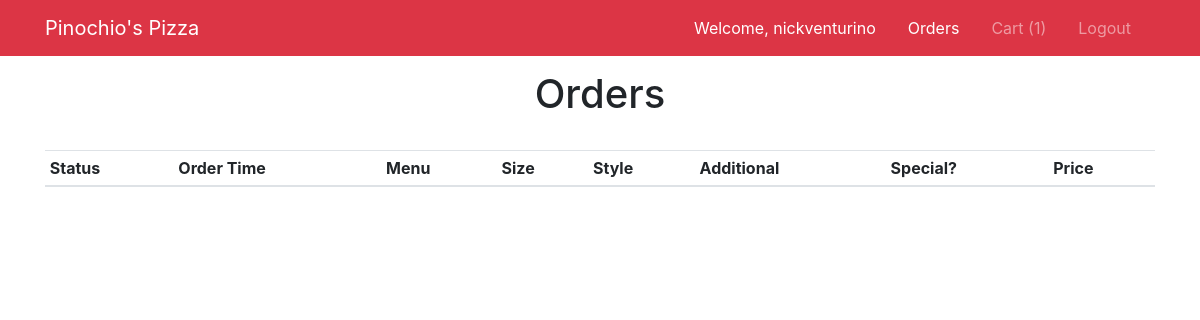
/cart/checkout (signed in), run on an earlier commit of the app's database.
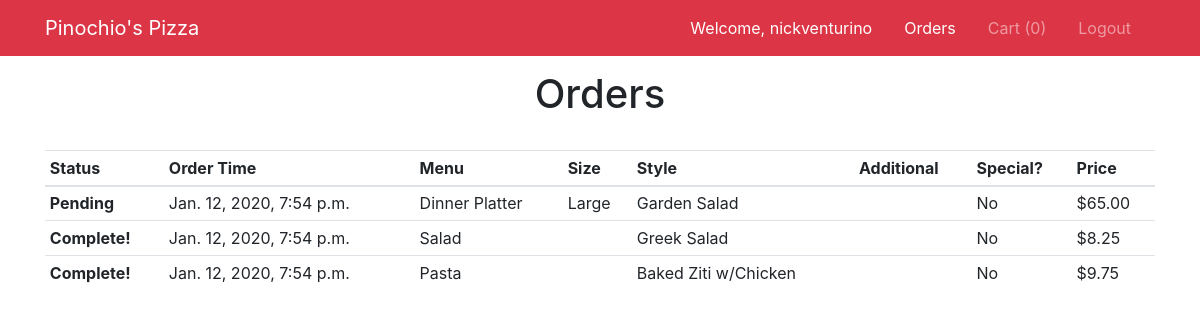
And on a later commit of the database.
### cart/models.py (models this page shows)
class OrderItem(models.Model):
    CHOICES = (
        ('Pending', 'Pending'),
        ('Complete', 'Complete'),
    )
    menu = models.CharField(max_length=16)
    size = models.CharField(max_length=16)
    style = models.CharField(max_length=64)
    additional = models.CharField(max_length=255)
    is_special = models.BooleanField(default=False)
    price = models.DecimalField(max_digits=5, default=0.00, decimal_places=2)
    user_id = models.IntegerField()
    created_at = models.DateTimeField(default=datetime.now, blank=True)
    is_complete = models.BooleanField(default=False)
    class Meta:
        ordering = ['created_at']

### cart/views.py (the view)
# urls.py: path("checkout", views.checkout, name="checkout"),
def checkout(request):
    if request.method == "POST":
        cart_items = get_cart_items(request)
        for item in cart_items:
            menu = item.menu
            size = item.size
            style = item.style
            additional = item.additional
            is_special = item.is_special
            price = item.price
            user_id = item.user_id
            order = OrderItem(menu=menu, size=size, style=style, additional=additional, is_special=is_special, price=price, user_id=user_id)
            order.save()
            item.delete()
        all_order_items = OrderItem.objects.order_by('is_complete', 'created_at')
        user_order_items = all_order_items.filter(user_id=request.user.id)
        cart_items = get_cart_items(request)
        context = {
            'cart_items': cart_items,
            'all_order_items': all_order_items,
            'user_order_items': user_order_items,
            'num_cart_items': cart_items.count(),
        }
        return render(request, 'cart/checkout.html', context)
    else:
        all_order_items = OrderItem.objects.order_by('is_complete', 'created_at')
        user_order_items = all_order_items.filter(user_id=request.user.id)
        cart_items = get_cart_items(request)
        context = {
            'cart_items': cart_items,
            'all_order_items': all_order_items,
            'user_order_items': user_order_items,
            'num_cart_items': cart_items.count(),
        }
        return render(request, 'cart/checkout.html', context)

### cart/views.py (called while the page is built)
def get_cart_items(request):
    cart_items = CartItem.objects.filter(user_id=request.user.id)
    return cart_items

### templates/cart/checkout.html
{% extends 'base.html' %}
{% block content %}
<h1 class="text-center">Orders</h1>
<br>
{% if user.is_staff %}
<table class="table table-sm">
    <thead>
        <tr>
            <th scope="col">Status</th>
            <th scope="col">Mark</th>
            <th scope="col">Order Time</th>
            <th scope="col">Menu</th>
            <th scope="col">Size</th>
            <th scope="col">Style</th>
            <th scope="col">Additional</th>
            <th scope="col">Special?</th>
            <th scope="col">Price</th>
        </tr>
    </thead>
    <tbody>
        {% for item in all_order_items %}
        <tr>
            <th scope="row">{% if item.is_complete %}Complete!{% else %}Pending{% endif %}</th>
            <td>{% if item.is_complete %}{% else %}<a href="{% url 'mark_complete' order_item_id=item.id %}">Complete</a>{% endif %}</td>
            <td>{{ item.created_at }}</td>
            <td>{{ item.menu }}</td>
            <td>{{ item.size }}</td>
            <td>{{ item.style }}</td>
            <td>{{ item.additional }}</td>
            <td>{% if item.is_special is True %}Yes{% else %}No{% endif %}</td>
            <td>${{ item.price }}</td>
        </tr>
        {% endfor %}
    </tbody>
</table>
{% else %}
<table class="table table-sm">
    <thead>
        <tr>
            <th scope="col">Status</th>
            <th scope="col">Order Time</th>
            <th scope="col">Menu</th>
            <th scope="col">Size</th>
            <th scope="col">Style</th>
            <th scope="col">Additional</th>
            <th scope="col">Special?</th>
            <th scope="col">Price</th>
        </tr>
    </thead>
    <tbody>
        {% for item in user_order_items %}
        <tr>
            <th scope="row">{% if item.is_complete %}Complete!{% else %}Pending{% endif %}</th>
            <td>{{ item.created_at }}</td>
            <td>{{ item.menu }}</td>
            <td>{{ item.size }}</td>
            <td>{{ item.style }}</td>
            <td>{{ item.additional }}</td>
            <td>{% if item.is_special is True %}Yes{% else %}No{% endif %}</td>
            <td>${{ item.price }}</td>
        </tr>
        {% endfor %}
    </tbody>
</table>
{% endif %}
{% endblock %}

### templates/partials/_navbar.html (shortened to what this page needs)
<nav class="navbar navbar-expand-md navbar-dark bg-danger fixed-top">
    <div class="container">
        <a class="navbar-brand" href="{% url 'index' %}">Pinochio's Pizza</a>
        <div class="collapse navbar-collapse" id="navbarNavAltMarkup">
            <ul class="navbar-nav ml-auto">
                {% if user.is_authenticated %}
                <li class="nav-item nav-link text-white mr-3">
                    Welcome, {{ user.username }}
                </li>
                <li {% if 'checkout' in request.path %} class="nav-item active mr-3" {% else %} class="nav-item mr-3" {% endif %}>
                    <a class="nav-link" href="{% url 'checkout' %}">Orders</a>
                </li>
                <li {% if 'cart' in request.path and 'checkout' not in request.path %} class="nav-item active mr-3" {% else %} class="nav-item mr-3" {% endif %}>
                    <a class="nav-link" href="{% url 'cart' %}">Cart ({{num_cart_items}})</a>
                </li>
                <li class="nav-item mr-3">
                    <a href="javascript:{document.getElementById('logout').submit()}" class="nav-link">
                        Logout
                    </a>
                </li>
                {% endif %}
            </ul>
        </div>
    </div>
</nav>

What changed in the data, as far as the page shows it:
added OrderItem: is_complete "Pending", created_at "Jan. 12, 2020, 7:54 p.m.", menu "Dinner Platter", size "Large", style "Garden Salad", is_special "No", price "65.00"
added OrderItem: is_complete "Complete!", created_at "Jan. 12, 2020, 7:54 p.m.", menu "Salad", style "Greek Salad", is_special "No", price "8.25"
added OrderItem: is_complete "Complete!", created_at "Jan. 12, 2020, 7:54 p.m.", menu "Pasta", style "Baked Ziti w/Chicken", is_special "No", price "9.75"
Also different on the page:
{{ num_cart_items }}: "1" → "0"
